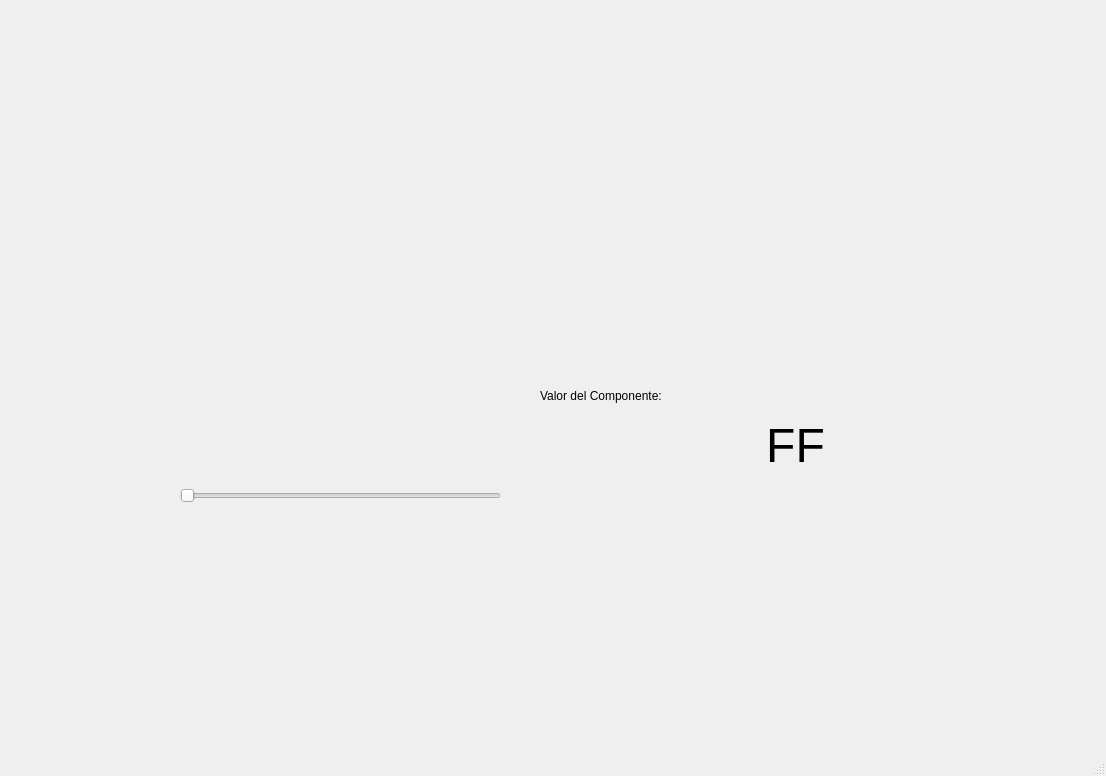
<?xml version="1.0" encoding="UTF-8"?>
<ui version="4.0">
 <class>MainWindow</class>
 <widget class="QMainWindow" name="MainWindow">
  <property name="geometry">
   <rect>
    <x>0</x>
    <y>0</y>
    <width>1106</width>
    <height>776</height>
   </rect>
  </property>
  <property name="windowTitle">
   <string>MainWindow</string>
  </property>
  <widget class="QWidget" name="centralwidget">
   <widget class="QLabel" name="label_9">
    <property name="geometry">
     <rect>
      <x>860</x>
      <y>450</y>
      <width>221</width>
      <height>261</height>
     </rect>
    </property>
    <property name="styleSheet">
     <string notr="true"/>
    </property>
    <property name="text">
     <string/>
    </property>
    <property name="pixmap">
     <pixmap resource="recursos.qrc">:/Comidas/chips.png</pixmap>
    </property>
    <property name="scaledContents">
     <bool>true</bool>
    </property>
   </widget>
   <widget class="QLabel" name="label_10">
    <property name="geometry">
     <rect>
      <x>10</x>
      <y>10</y>
      <width>1071</width>
      <height>261</height>
     </rect>
    </property>
    <property name="styleSheet">
     <string notr="true"/>
    </property>
    <property name="text">
     <string/>
    </property>
    <property name="pixmap">
     <pixmap resource="recursos.qrc">:/Comidas/panditas.png</pixmap>
    </property>
    <property name="scaledContents">
     <bool>true</bool>
    </property>
   </widget>
   <widget class="QLabel" name="label">
    <property name="geometry">
     <rect>
      <x>540</x>
      <y>310</y>
      <width>251</width>
      <height>171</height>
     </rect>
    </property>
    <property name="text">
     <string>Valor del Componente:</string>
    </property>
   </widget>
   <widget class="QLabel" name="txt_valor">
    <property name="geometry">
     <rect>
      <x>670</x>
      <y>360</y>
      <width>251</width>
      <height>171</height>
     </rect>
    </property>
    <property name="font">
     <font>
      <pointsize>36</pointsize>
     </font>
    </property>
    <property name="text">
     <string>FF</string>
    </property>
    <property name="alignment">
     <set>Qt::AlignCenter</set>
    </property>
   </widget>
   <widget class="QSlider" name="horizontalSlider">
    <property name="geometry">
     <rect>
      <x>180</x>
      <y>460</y>
      <width>321</width>
      <height>71</height>
     </rect>
    </property>
    <property name="orientation">
     <enum>Qt::Horizontal</enum>
    </property>
   </widget>
  </widget>
  <widget class="QMenuBar" name="menubar">
   <property name="geometry">
    <rect>
     <x>0</x>
     <y>0</y>
     <width>1106</width>
     <height>26</height>
    </rect>
   </property>
  </widget>
  <widget class="QStatusBar" name="statusbar"/>
 </widget>
 <resources>
  <include location="recursos.qrc"/>
 </resources>
 <connections/>
</ui>
